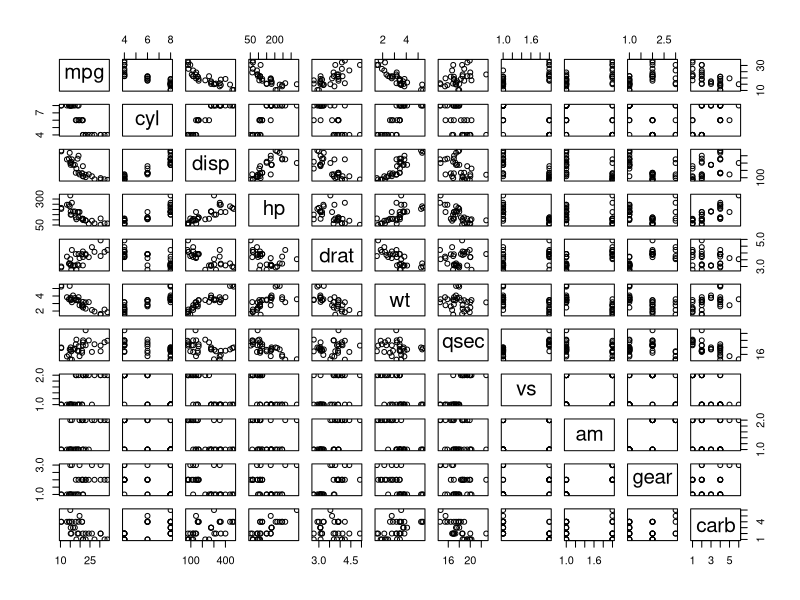
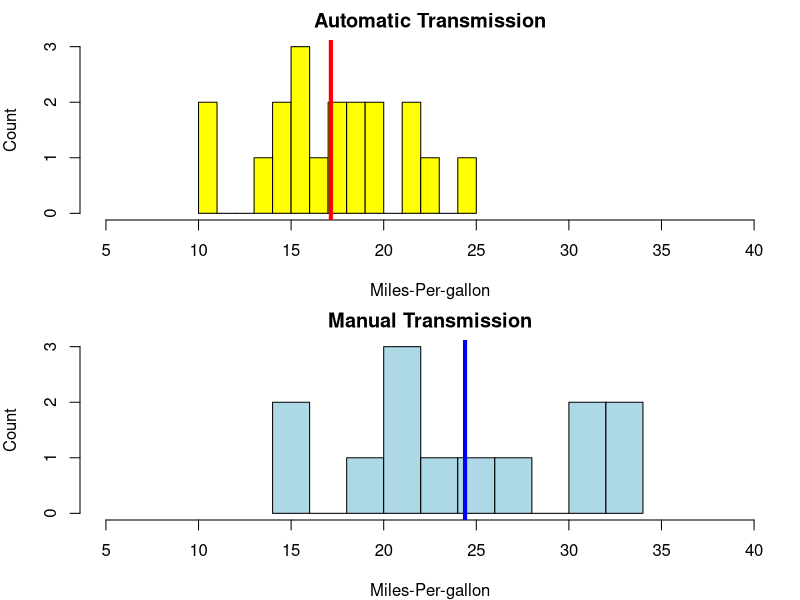
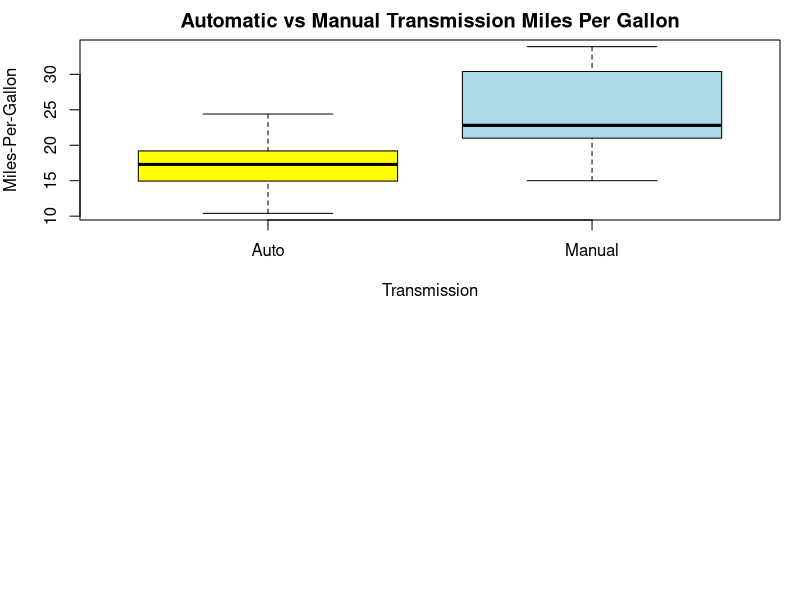

The R source for these figures, in order:
## ---- chunk 1
sessionInfo()
## ---- chunk 2
rm(list=ls()); data("mtcars") 
## ---- chunk 3
any(is.na(mtcars)); colnames(mtcars)
## ---- chunk 4
data(mtcars)
mtcars$vs <- factor(mtcars$vs, labels = c("V-block", "S-block")); mtcars$am <- factor(mtcars$am, labels = c("Automatic", "Manual")); mtcars$gear <- factor(mtcars$gear); mtcars$carb <- factor(mtcars$carb)
head(mtcars,3)
## ---- chunk 5
fslrm <- lm(mpg ~ factor(am), data = mtcars); fslrm
coef(summary(fslrm))
## ---- chunk 6
pairs(mpg ~ ., data = mtcars)
## ---- chunk 7
par(mfrow = c(2,1), mar = c(4,4,2,1)) # set margin
data("mtcars")
mtcars$vs <- factor(mtcars$vs, labels = c("V-block", "S-block")); mtcars$am <- factor(mtcars$am, labels = c("Auto", "Manual")); mtcars$gear <- factor(mtcars$gear); mtcars$carb <- factor(mtcars$carb)
head(mtcars,3)
hist(mtcars$mpg[mtcars$am=="Auto"], breaks=10, xlab = "Miles-Per-gallon", ylab = "Count", main = "Automatic Transmission", col = "yellow", xlim = range(5:40))
abline(v=mean(mtcars$mpg[mtcars$am=="Auto"]), col="red", lwd = 4)
hist(mtcars$mpg[mtcars$am=="Manual"], breaks=10, xlab = "Miles-Per-gallon", ylab = "Count", main = "Manual Transmission", col="lightblue", xlim = range(5:40))
abline(v=mean(mtcars$mpg[mtcars$am=="Manual"]), col="blue", lwd = 4)
## ---- chunk 8
data("mtcars")
boxplot(mpg ~ am, data = mtcars, col = (c("yellow","lightblue")), ylab = "Miles-Per-Gallon", xlab = "Transmission", main =  "Automatic vs Manual Transmission Miles Per Gallon")
## ---- chunk 9
data("mtcars")
#qqPlot(fit?, main="Q-Q plot")
## ---- chunk 10
data("mtcars")
f1 <- lm(mpg ~ factor(am), data = mtcars)
coef(summary(f1))
library(ggplot2)

## ---- chunk 11
data("mtcars")
f2 <- lm(mpg ~ factor(am) + wt, data = mtcars)
coef(summary(f2))
f3 <- lm(mpg ~ factor(am) * wt, data = mtcars)
coef(summary(f3))
## ---- chunk 12
#To be inserted
## ---- chunk 13
#To be inserted
## ---- chunk 14
#plot(resid(fit?))
#abline(h=0)
## ---- chunk 15
# To be inserted
